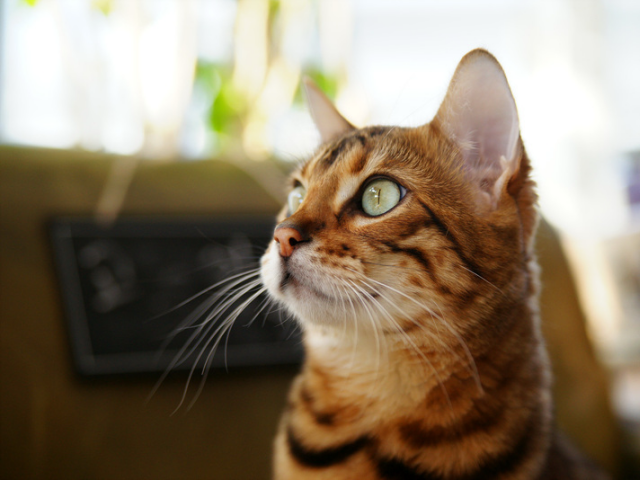
#> input picture start to book/images/cat.bmp, 640 x 480 px, found by its file name
$ python affine.py
#> lines starting #> are read from the running program, lines starting #| are printed output that depends on the picture
import cv2
import numpy as np

# [50 lines left out: functions affineTransform, affineTranslation, affineShear, not called in this run]

def affineScale():
    src = cv2.imread("images/cat.bmp")
#> src is the input picture: shape (480, 640, 3); mean B, G, R 104.5, 125.6, 140.8

    if src is None:
        return

    dst1 = cv2.resize(src, (0, 0), fx=4, fy=4, interpolation=cv2.INTER_NEAREST)
    dst2 = cv2.resize(src, (1920, 1280))
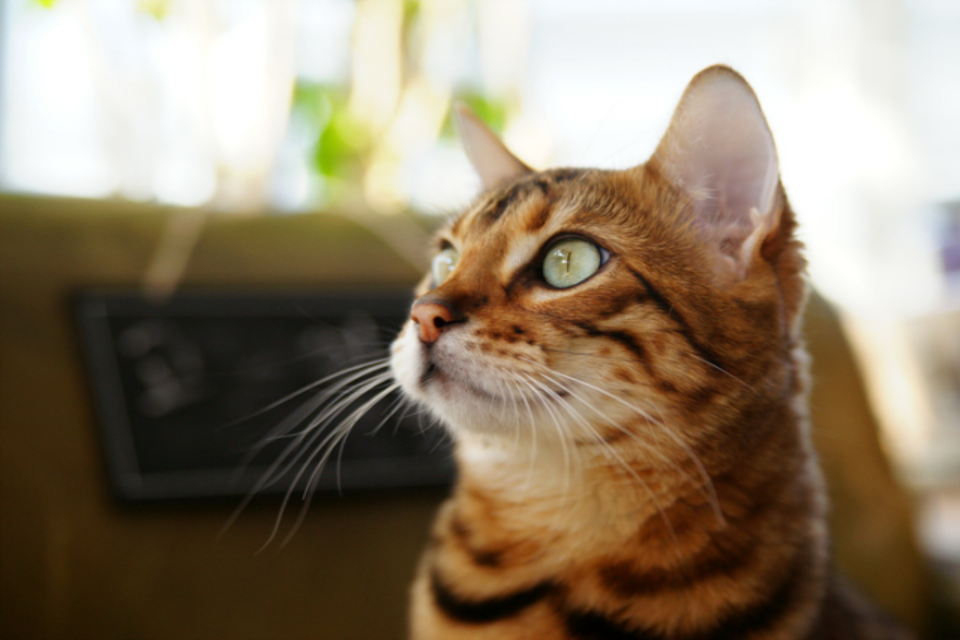
#> dst2: shape (1280, 1920, 3) (shown at 1/2 size); mean B, G, R 104.5, 125.6, 140.7
    dst3 = cv2.resize(src, (1920, 1280), interpolation=cv2.INTER_CUBIC)
    dst4 = cv2.resize(src, (1920, 1280), interpolation=cv2.INTER_LANCZOS4)

    cv2.imshow('dst1', dst1[500:900, 600:1000])
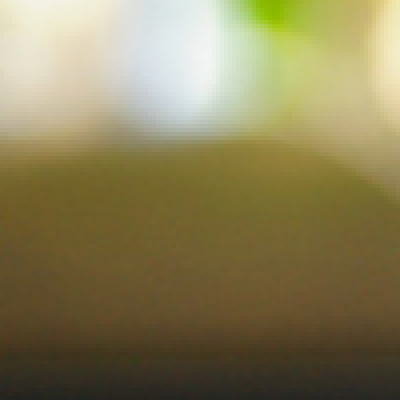
#> window 'dst1': shape (400, 400, 3); mean B, G, R 88.6, 128.2, 137.9
    cv2.imshow('dst2', dst2[500:900, 600:1000])
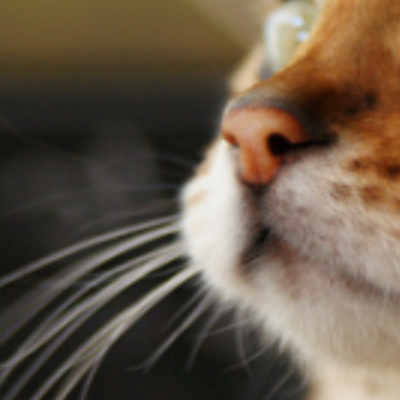
#> window 'dst2': shape (400, 400, 3); mean B, G, R 72.7, 88.8, 103.5
    cv2.imshow('dst3', dst3[500:900, 600:1000])
    cv2.imshow('dst4', dst4[500:900, 600:1000])
    cv2.waitKey()
    cv2.destroyAllWindows()


if __name__ == "__main__":
    affineScale()
    # affineShear()
    # affineTranslation()
    # affineTranslation()

$ run again, with start to book/images/airplane.bmp copied over start to book/images/cat.bmp
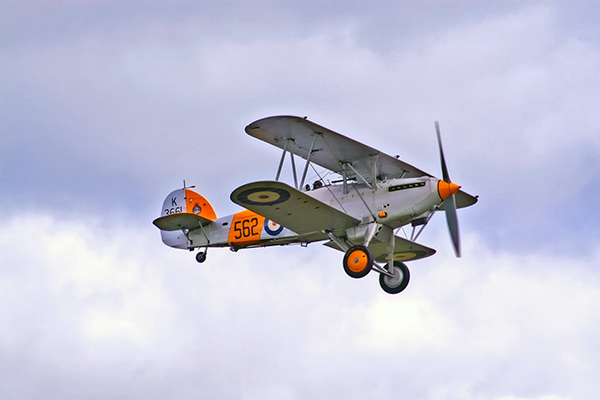
#> input picture start to book/images/airplane.bmp, 600 x 400 px, found by its file name
#> in affineScale, src is the input picture: shape (400, 600, 3); mean B, G, R 217.1, 197.6, 196.8
#> in affineScale, `cv2.imshow('dst1', dst1[500:900, 600:1000])`:
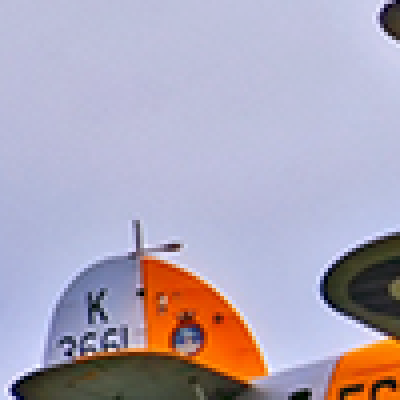
#> window 'dst1': shape (400, 400, 3); mean B, G, R 184.4, 166.8, 174.6
#> in affineScale, `cv2.imshow('dst2', dst2[500:900, 600:1000])`:
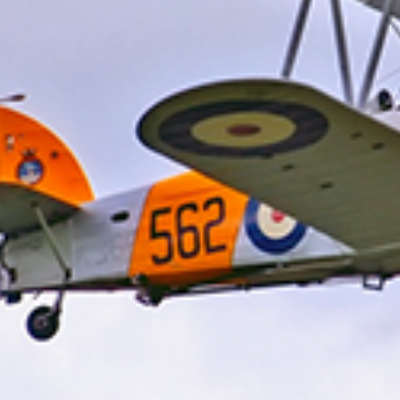
#> window 'dst2': shape (400, 400, 3); mean B, G, R 155.7, 153.6, 163.9

$ run again, with start to book/images/circuit.bmp copied over start to book/images/cat.bmp
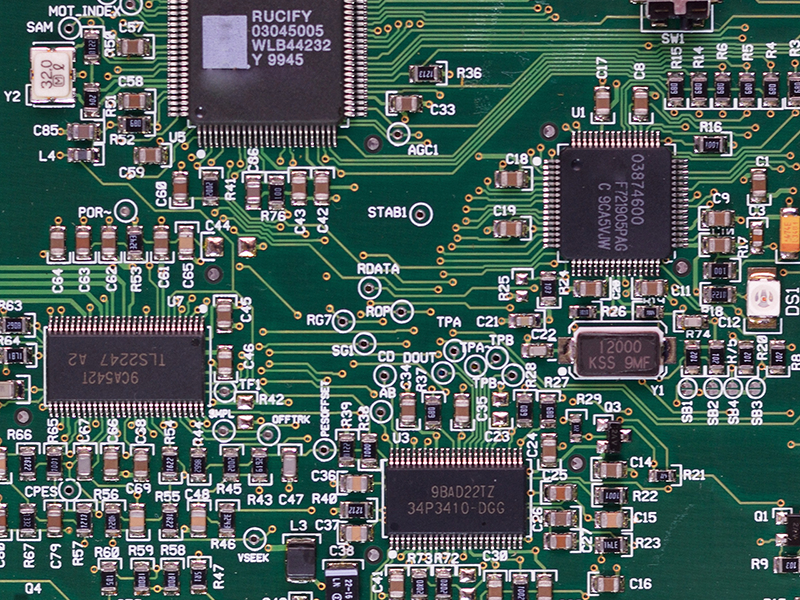
#> input picture start to book/images/circuit.bmp, 800 x 600 px, found by its file name
#> in affineScale, src is the input picture: shape (600, 800, 3); mean B, G, R 91.3, 95.7, 76.3
#> in affineScale, `cv2.imshow('dst1', dst1[500:900, 600:1000])`:
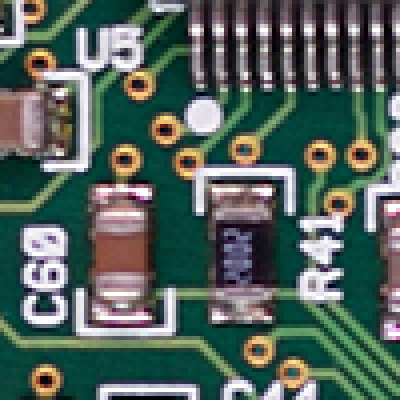
#> window 'dst1': shape (400, 400, 3); mean B, G, R 94, 100.8, 84.5
#> in affineScale, `cv2.imshow('dst2', dst2[500:900, 600:1000])`:
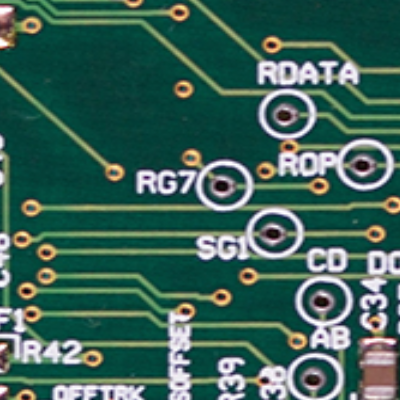
#> window 'dst2': shape (400, 400, 3); mean B, G, R 88.6, 99.6, 60.2
